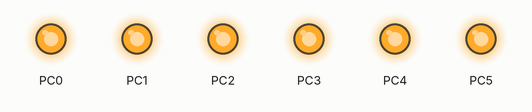
Bench run of a program on a simulated ATmega328P, built with avr-gcc and emulated at 16 MHz. Parts: output pins drawn as LEDs (lit = HIGH). Sleep ends after the set time or at an interrupt.

Above: at 0.1 s.
At 33.7 s:
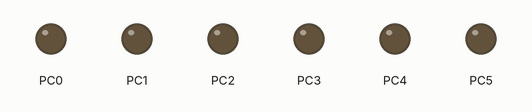
Timing chart, 0 to 35.2 s (numbered marks = the images above):
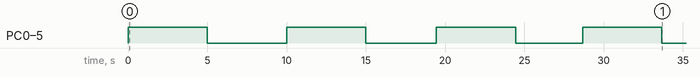

The program:

main.c
```c
/*
Implementar un circuito que use al menos 3 modos de sleep
que encienda 5 leds y apague durante 30 segundos.

Calcular el consumo de corriente y de energía de cada uno
de los modos (activo y modo sleep) y calcular la batería que necesitase
para que su circuito permanezca funcionando durante (número de grupo) horas.

Entregar: Código, Github, Video con el consumo de los tres modos,
Gráficas de Consumo en función del Tiempo.
*/


#define F_CPU 16000000UL
#include <avr/io.h>
#include <avr/interrupt.h>
#include <avr/sleep.h>
#include <avr/wdt.h>
#include <util/delay.h>

#ifndef _BV
#define _BV(b) (1U<<(b))
#endif

static inline void leds_init(void) {
    DDRC  |= 0b00111111;
    PORTC &= ~0b00111111;
}
static inline void leds_on(void)  { PORTC |=  0b00111111; }
static inline void leds_off(void) { PORTC &= ~0b00111111; }

static inline void pr_enable_all(void)   { PRR = 0; }
static inline void pr_reduce_for_sleep(void) {
    PRR = _BV(PRTWI) | _BV(PRTIM1) | _BV(PRTIM0) | _BV(PRSPI) | _BV(PRUSART0);
}

volatile uint8_t wdt_ticks;

static void wdt_setup_1s_int(void) {
    cli();
    WDTCSR = _BV(WDCE) | _BV(WDE);
    WDTCSR = _BV(WDIE) | _BV(WDP2) | _BV(WDP1);
    sei();
}

ISR(WDT_vect) {
    if (wdt_ticks < 255) wdt_ticks++;
}

static void sleep_for_seconds(uint8_t seconds, uint8_t mode) {
    wdt_ticks = 0;
    set_sleep_mode(mode);
    pr_reduce_for_sleep();

    while (wdt_ticks < seconds) {
        sleep_enable();
        #ifdef sleep_bod_disable
        sleep_bod_disable();
        #endif
        sleep_cpu();
        sleep_disable();
    }

    pr_enable_all();
}

static void wait_ms_blocking(uint16_t ms) {
    while (ms--) _delay_ms(1);
}

int main(void) {
    leds_init();
    pr_enable_all();
    wdt_setup_1s_int();

    leds_on();  wait_ms_blocking(5000);
    leds_off(); wait_ms_blocking(5000);

    leds_on();  wait_ms_blocking(5000);
    leds_off();
    sleep_for_seconds(5, SLEEP_MODE_ADC);

    leds_on();  wait_ms_blocking(5000);
    leds_off();
    sleep_for_seconds(5, SLEEP_MODE_PWR_SAVE);

    leds_on();  wait_ms_blocking(5000);
    leds_off();
    sleep_for_seconds(5, SLEEP_MODE_PWR_DOWN);

    while (1);
}
```

Measured:
- by itself, PC0–5: LOW → HIGH at 0.00 s, → LOW 5.0 s later, → HIGH 5.0 s later, → LOW 5.0 s later, … (8 changes in this stretch)
